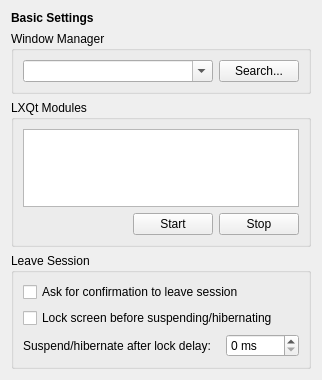
<?xml version="1.0" encoding="UTF-8"?>
<ui version="4.0">
 <class>BasicSettings</class>
 <widget class="QWidget" name="BasicSettings">
  <property name="geometry">
   <rect>
    <x>0</x>
    <y>0</y>
    <width>322</width>
    <height>380</height>
   </rect>
  </property>
  <layout class="QGridLayout" name="gridLayout_3">
   <item row="0" column="0">
    <widget class="QLabel" name="label">
     <property name="font">
      <font>
       <weight>75</weight>
       <bold>true</bold>
      </font>
     </property>
     <property name="text">
      <string>Basic Settings</string>
     </property>
    </widget>
   </item>
   <item row="1" column="0">
    <widget class="QGroupBox" name="groupBox">
     <property name="title">
      <string>Window Manager</string>
     </property>
     <layout class="QGridLayout" name="gridLayout_2">
      <item row="0" column="0">
       <widget class="QComboBox" name="wmComboBox">
        <property name="sizePolicy">
         <sizepolicy hsizetype="MinimumExpanding" vsizetype="Fixed">
          <horstretch>0</horstretch>
          <verstretch>0</verstretch>
         </sizepolicy>
        </property>
        <property name="editable">
         <bool>true</bool>
        </property>
       </widget>
      </item>
      <item row="0" column="1">
       <widget class="QPushButton" name="findWmButton">
        <property name="text">
         <string>Search...</string>
        </property>
       </widget>
      </item>
     </layout>
    </widget>
   </item>
   <item row="2" column="0">
    <widget class="QGroupBox" name="groupBox_2">
     <property name="title">
      <string>LXQt Modules</string>
     </property>
     <layout class="QGridLayout" name="gridLayout">
      <item row="7" column="1">
       <widget class="QPushButton" name="startButton">
        <property name="text">
         <string>Start</string>
        </property>
       </widget>
      </item>
      <item row="7" column="2">
       <widget class="QPushButton" name="stopButton">
        <property name="text">
         <string>Stop</string>
        </property>
       </widget>
      </item>
      <item row="7" column="0">
       <spacer name="horizontalSpacer">
        <property name="orientation">
         <enum>Qt::Horizontal</enum>
        </property>
        <property name="sizeHint" stdset="0">
         <size>
          <width>40</width>
          <height>20</height>
         </size>
        </property>
       </spacer>
      </item>
      <item row="0" column="0" colspan="3">
       <widget class="QTreeView" name="moduleView">
        <property name="alternatingRowColors">
         <bool>true</bool>
        </property>
        <property name="rootIsDecorated">
         <bool>false</bool>
        </property>
        <property name="headerHidden">
         <bool>true</bool>
        </property>
        <attribute name="headerStretchLastSection">
         <bool>false</bool>
        </attribute>
       </widget>
      </item>
     </layout>
    </widget>
   </item>
   <item row="3" column="0">
    <widget class="QGroupBox" name="groupBox_3">
     <property name="title">
      <string>Leave Session</string>
     </property>
     <layout class="QGridLayout" name="gridLayout_4">
      <item row="0" column="0" colspan="2">
       <widget class="QCheckBox" name="leaveConfirmationCheckBox">
        <property name="text">
         <string>Ask for confirmation to leave session</string>
        </property>
       </widget>
      </item>
      <item row="1" column="0" colspan="2">
       <widget class="QCheckBox" name="lockBeforePowerActionsCheckBox">
        <property name="text">
         <string>Lock screen before suspending/hibernating</string>
        </property>
       </widget>
      </item>
      <item row="2" column="0">
       <widget class="QLabel" name="powerDelayLabel">
        <property name="text">
         <string>Suspend/hibernate after lock delay:</string>
        </property>
       </widget>
      </item>
      <item row="2" column="1">
       <widget class="QSpinBox" name="powerAfterLockDelaySpinBox">
        <property name="sizePolicy">
         <sizepolicy hsizetype="Maximum" vsizetype="Fixed">
          <horstretch>0</horstretch>
          <verstretch>0</verstretch>
         </sizepolicy>
        </property>
        <property name="suffix">
         <string> ms</string>
        </property>
        <property name="prefix">
         <string/>
        </property>
        <property name="maximum">
         <number>4500</number>
        </property>
        <property name="singleStep">
         <number>250</number>
        </property>
       </widget>
      </item>
     </layout>
    </widget>
   </item>
  </layout>
 </widget>
 <resources/>
 <connections>
  <connection>
   <sender>lockBeforePowerActionsCheckBox</sender>
   <signal>toggled(bool)</signal>
   <receiver>powerAfterLockDelaySpinBox</receiver>
   <slot>setEnabled(bool)</slot>
  </connection>
  <connection>
   <sender>lockBeforePowerActionsCheckBox</sender>
   <signal>toggled(bool)</signal>
   <receiver>powerDelayLabel</receiver>
   <slot>setEnabled(bool)</slot>
  </connection>
 </connections>
</ui>
